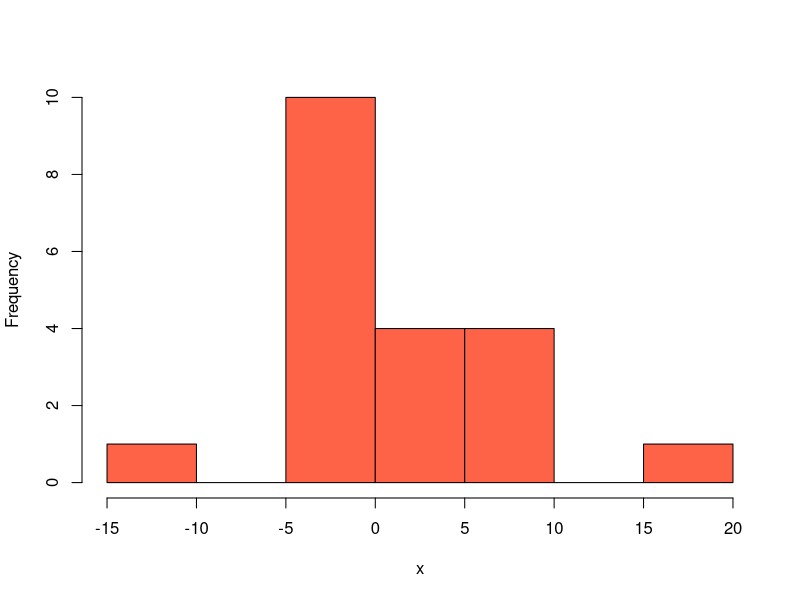
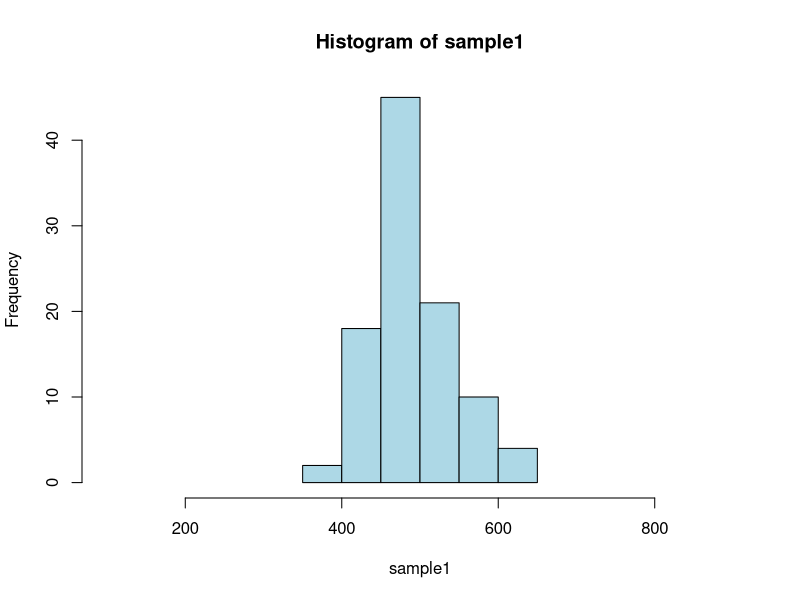
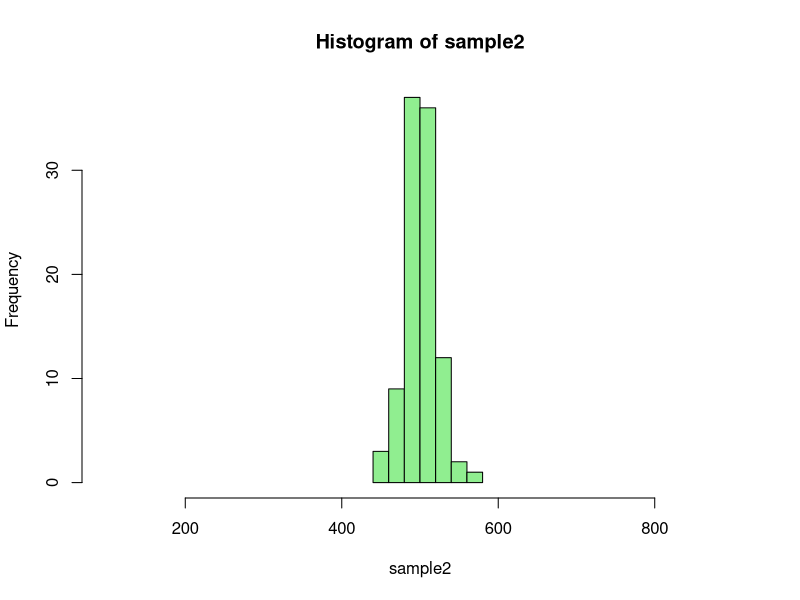
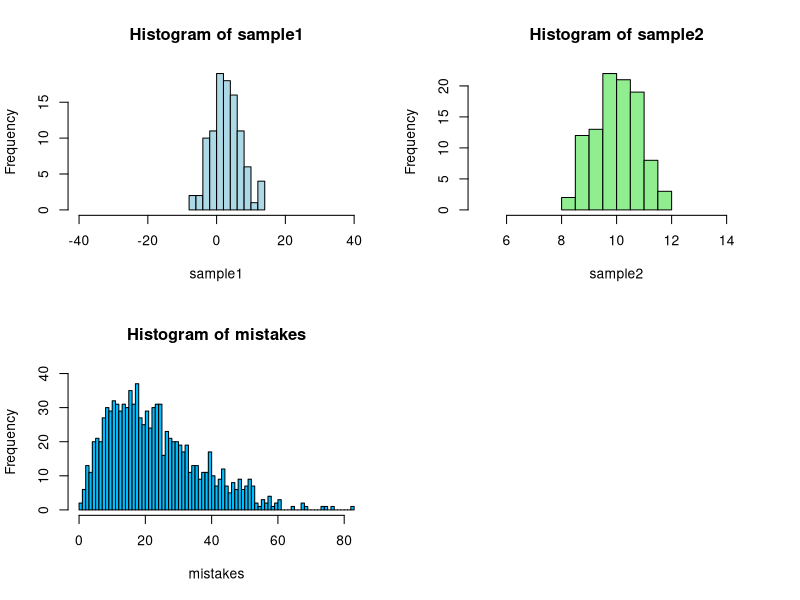

These figures' R source, in order:
## ---- chunk 1
set.seed(1234)
x <- rnorm(20, mean=3, sd=6)
hist(x, col="tomato", main="")
## ---- chunk 2
set.seed(1234)
sample1 <- rnorm(100, 500, 50)
sample2 <- rnorm(100, 500, 20)
hist(sample1, col="lightblue", xlim=c(100, 900))
## ---- chunk 3
hist(sample2, col="lightgreen", xlim=c(100, 900))
## ---- chunk 4
set.seed(12)
sample1 <- rnorm(100, 3, 5)
sample2 <- rnorm(100, 10, 0.8)
par(mfrow=c(2,2))
hist(sample1, col="lightblue", xlim=c(-40, 40))
hist(sample2, col="lightgreen", xlim=c(5, 15))
## ---- chunk 5
set.seed(2)
mistakes <- rbeta(1000, 2, 7)*100
hist(mistakes, breaks=60, col= "deepskyblue", ylim=c(0, 40))
## ---- chunk 6

## ---- chunk 7

## ---- chunk 8

## ---- chunk 9

## ---- chunk 10

## ---- chunk 11

## ---- chunk 12

## ---- chunk 13

